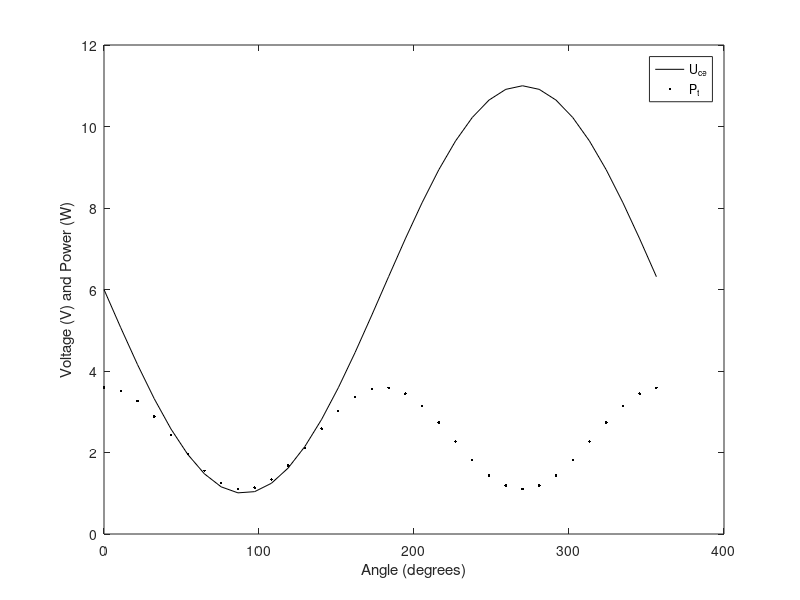

Write MATLAB code to recreate this figure.
#
# This is a GNU Octave file.
#
x = 0:0.03:1;
v = x*360;
uut = 5*sin(x*2*pi);
ut = 6-uut;
il = ut/10;
it = 1.2-il;
pt = ut .* it;

plot(v, ut, "-k;U_{ce};", v, pt, ".k;P_t;");


xlabel("Angle (degrees)");
ylabel ("Voltage (V) and Power (W)");

file_path = fileparts(mfilename('fullpath'))

file_name = [file_path  "/" "bild_tx_heat.eps"]

print ("-deps", file_name);
